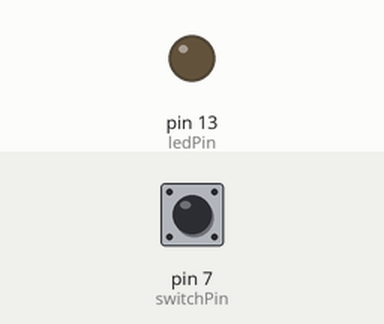
Simulated run of this sketch. Board: Arduino Uno, built with avr-gcc and run on an emulated ATmega328P. On the bench: output pins drawn as LEDs (lit = HIGH). The inputs (shaded band) are chosen by the test bench; at power-on: pin 7 (switchPin) HIGH.

Above: at 1.2 s.
1.3 s: pin 7 (switchPin) pulled LOW for 0.15 s
At 1.37 s:
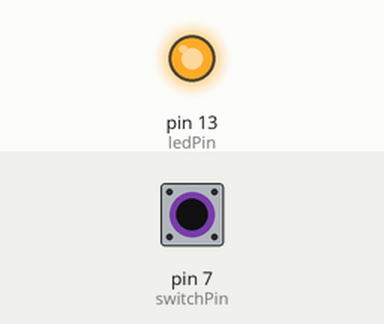
2.9 s: pin 7 (switchPin) pulled LOW for 3.2 s
At 7.0 s:
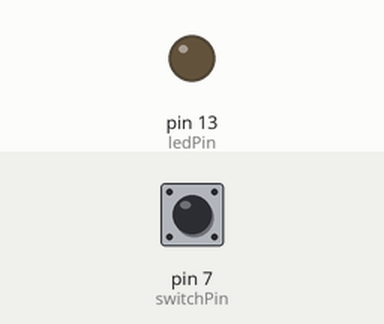
Timing chart, 0 to 8.5 s (numbered marks = the images above; inputs shaded):
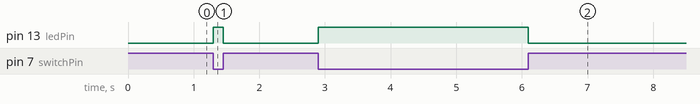

Measured:
- after the input at 1.3 s, pin 13 (ledPin): LOW → HIGH at once, → LOW 0.15 s later
- after the input at 2.9 s, pin 13 (ledPin): LOW → HIGH at once, → LOW 3.2 s later

The sketch:

digital_read_switch.ino
```cpp
// // digital_read_switch
const int switchPin = 7;
const int ledPin = 13;

void setup() {
  pinMode(switchPin, INPUT_PULLUP);
  pinMode(ledPin, OUTPUT);
}

void loop() {
  if (digitalRead(switchPin) == LOW) {
    digitalWrite(ledPin, HIGH);
  }
  else {
    digitalWrite(ledPin, LOW);
  }
}
```
